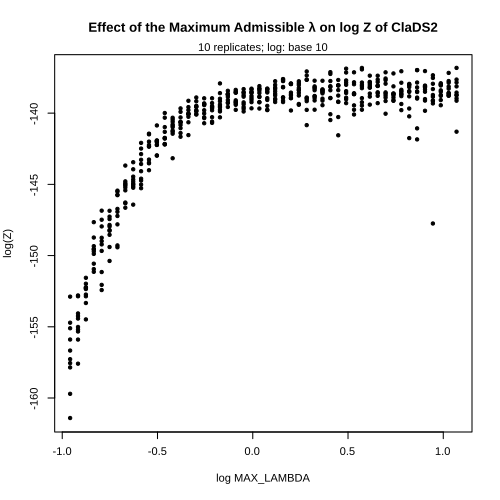

Write R code to recreate this figure.
rm(list = ls())
source("src/plotting-functions.R")
library(rppl)

cairo_pdf("plots/guards.pdf", onefile = TRUE, width = 5, height = 5, pointsize = 8, fallback_resolution = 600)

diag_plot = function(modelf, reps, name, test) {
    mod = read_model(name, modelf = modelf, reps = reps)
    description = read_model_description(modelf = modelf)
    mod$tree = sapply(mod$tree, strip_read_phyjson)
    numpar = numpar_model(modelf)

    plot(log(x = mod[[test]], base = 10), mod[,numpar + 1], pch = 20,
         main =  description, xlab = paste("log", test), ylab = "log(Z)")
    
    sapply(
        seq(from = 2, to = reps, by = 1), function(i) {

            points(
                log(x = mod[[test]], base = 10), mod[,numpar + i],  pch = 20 )
        }
    )

    mtext(paste(reps, "replicates; log: base 10"))

}

diag_plot(modelf = "verification/guards/clads2-MAX_LAMBDA-results.JSON", reps = 10, name = "ClaDS2-MAX_LAMBDA", test = "MAX_LAMBDA")

diag_plot(modelf = "verification/guards/clads2-MAX_DIV-results.JSON", reps = 10, name = "ClaDS2-MAX_DIV", test = "MAX_DIV")

dev.off()
